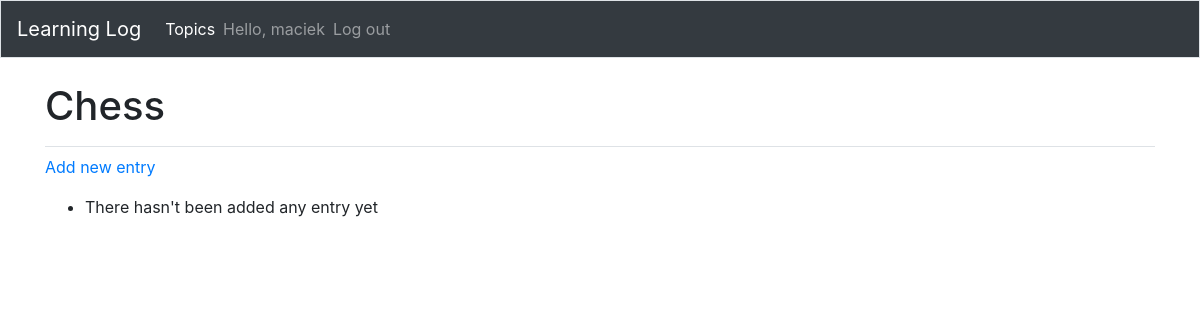
Before: /topics/1 (signed in) with the older database file.
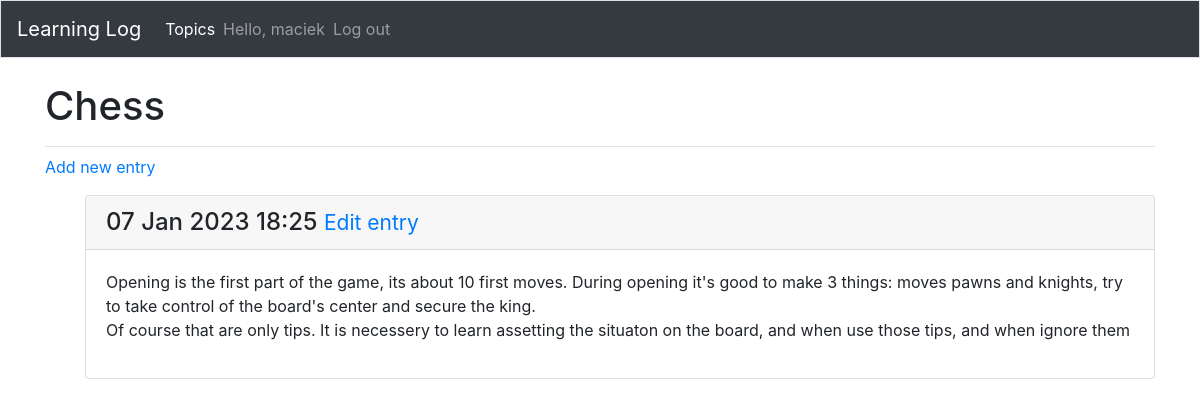
After: the same page with the newer database file.
### learning_logs/models.py (models this page shows, shortened)
class Entry(models.Model):
    topic = models.ForeignKey(Topic, on_delete=models.CASCADE)
    text = models.TextField()
    date_added = models.DateTimeField(auto_now_add=True)
    class Meta:
        verbose_name_plural = 'entries'

### learning_logs/views.py (the view)
# urls.py: path('topics/<int:topic_id>', views.topic, name='topic'),
@login_required
def topic(request, topic_id):
    topic = Topic.objects.get(id=topic_id)
    if topic.owner != request.user:
        raise Http404
    entries = topic.entry_set.order_by('-date_added')
    context = {'topic': topic, 'entries': entries}
    return render(request, 'learning_logs/topic.html', context)

### learning_logs/models.py (called while the page is built)
    def __str__(self):
        return self.text

### templates/learning_logs/topic.html
{% extends 'base.html' %}
{% block page_header %}
<h1>{{ topic }}</h1>
{% endblock %}
{% block content %}
<p>
    <a href=" {% url 'learning_logs:new_entry' topic.id %}">Add new entry</a>
</p>
<ul>
	{% for entry in entries %}
    <div class="card mb-3">
        <h4 class="card-header">
        {{ entry.date_added|date:'d M Y H:i' }}
        <small><a href=" {% url 'learning_logs:edit_entry' entry.id %}"> Edit entry</a></small>
        </h4>
    <div class="card-body">
        {{ entry.text|linebreaks }}
    </div>
</div>
    {% empty %}
    <li> There hasn't been added any entry yet </li>
	{% endfor %}
{% endblock %}

Changed rows visible on the page:
added Entry: date_added "07 Jan 2023 18:25", text "Opening is the first part of the game, its about 10 first moves. During opening it's good to make 3 things: moves pawns and knights, try to take control of the board's center and secure the king. Of course that are only tips. It is necessery to learn assetting the situaton on the board, and when use those tips, and when ignore them"
Other visible differences:
text no longer shown: "There hasn't been added any entry yet"
